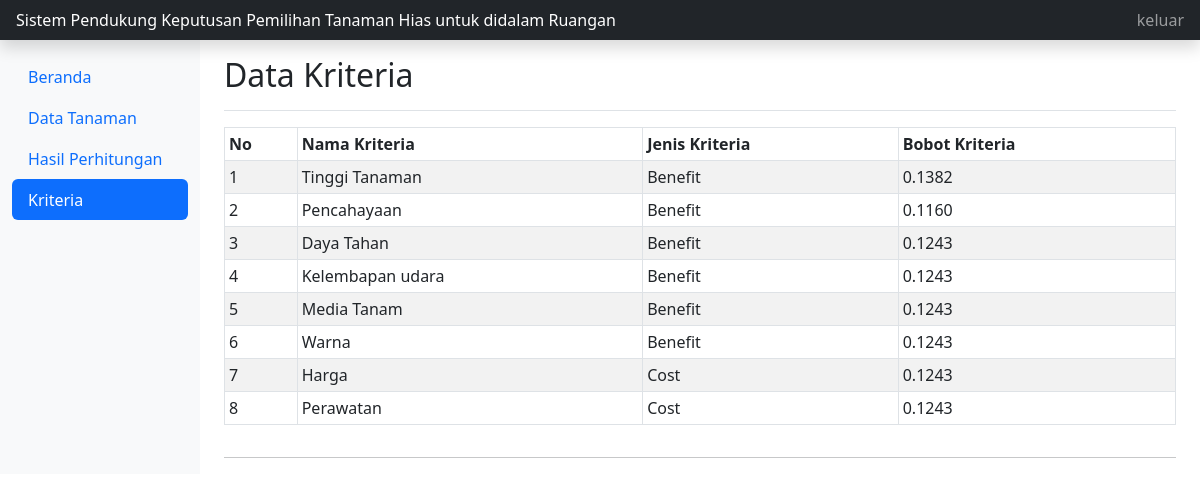
/masyarakat/kriteria/data-kriteria.php, run on the app's committed database.
### tables this page shows
CREATE TABLE `kriteria` (
  `id_kriteria` int(11) NOT NULL,
  `nama_kriteria` varchar(255) NOT NULL,
  `jenis` varchar(255) NOT NULL,
  `bobot_kriteria` double NOT NULL
);

### masyarakat/kriteria/data-kriteria.php (the view, shortened to what this page needs)
<!doctype html>
<?php
include "../../koneksi.php";
 ?>
<html lang="en">
  <head>
	<link href="../../assets/bootstrap/css/bootstrap.min.css" rel="stylesheet">
    <link href="../../assets/index.css" rel="stylesheet">
  </head>
  <body>
<header class="navbar navbar-dark sticky-top bg-dark flex-md-nowrap p-0 shadow">
  <a class="navbar-brand col-md-3 col-lg-2 me-0 px-3 fs-6" href="#">Sistem Pendukung Keputusan Pemilihan Tanaman Hias untuk didalam Ruangan</a>
  <div class="navbar-nav">
    <div class="nav-item text-nowrap">
      <a class="nav-link px-3" href="../keluar.php">keluar</a>
    </div>
  </div>
</header>
<div class="container-fluid">
  <div class="row">
    <nav id="sidebarMenu" class="col-md-3 col-lg-2 d-md-block bg-light sidebar collapse">
      <div class="position-sticky pt-3 sidebar-sticky">
        <ul class="nav flex-column nav-pills">
             <li class="nav-item">
            <a class="nav-link" aria-current="page" href="../index-masyarakat.php">
              Beranda
            </a>
          </li>
          <li class="nav-item">
            <a class="nav-link" href="../tanaman/data-tanaman.php">
              Data Tanaman
            </a>
          </li>
          <li class="nav-item">
            <a class="nav-link" href="../perhitungan/data-nilai.php">
              Hasil Perhitungan
            </a>
          </li>
          <li class="nav-item">
            <a class="nav-link active" href="data-kriteria.php">
              Kriteria
            </a>
          </li>
        </ul>
      </div>
    </nav>
    <main class="col-md-9 ms-sm-auto col-lg-10 px-md-4">
      <div class="d-flex justify-content-between flex-wrap flex-md-nowrap align-items-center pt-3 pb-2 mb-3 border-bottom">
        <h1 class="h2">Data Kriteria</h1>
      </div>
     <div class="table-responsive">
        <table class="table table-striped table-bordered table-sm">
          <thead>
            <tr>
              <th scope="col">No</th>
              <th scope="col">Nama Kriteria</th>
              <th scope="col">Jenis Kriteria</th>
              <th scope="col">Bobot Kriteria</th>
            </tr>
          </thead>
          <tbody>
            <?php
            $i = 1;
            $sql = "SELECT * FROM kriteria";
            foreach ($dbh->query($sql) as $data) :
            ?>
            <tr>
            	<td><?php echo $i ?></td>
            	<td><?php echo $data['nama_kriteria'] ?></td>
            	<td><?php echo $data['jenis'] ?></td>
            	<td><?php echo number_format($data['bobot_kriteria'],4) ?></td>
            </tr>
            <?php
            $i++;
        	endforeach;
             ?>
          </tbody>
        </table>
      </div>
      <hr>
    </main>
  </div>
</div>
  </body>
</html>

### data on the page
kriteria: nama_kriteria "Tinggi Tanaman", jenis "Benefit", bobot_kriteria "0.1382"
kriteria: nama_kriteria "Pencahayaan", jenis "Benefit", bobot_kriteria "0.1160"
kriteria: nama_kriteria "Daya Tahan", jenis "Benefit", bobot_kriteria "0.1243"
kriteria: nama_kriteria "Kelembapan udara", jenis "Benefit", bobot_kriteria "0.1243"
kriteria: nama_kriteria "Media Tanam", jenis "Benefit", bobot_kriteria "0.1243"
kriteria: nama_kriteria "Warna", jenis "Benefit", bobot_kriteria "0.1243"
kriteria: nama_kriteria "Harga", jenis "Cost", bobot_kriteria "0.1243"
kriteria: nama_kriteria "Perawatan", jenis "Cost", bobot_kriteria "0.1243"
